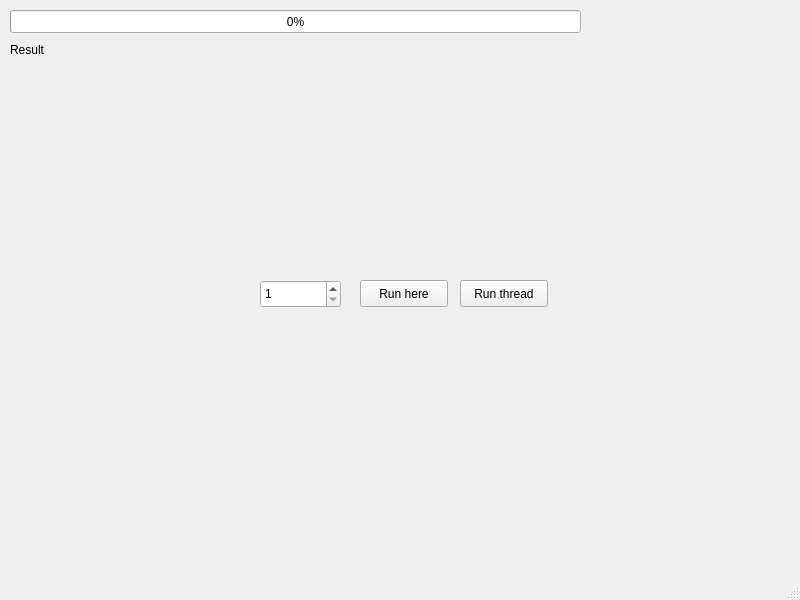
<?xml version="1.0" encoding="UTF-8"?>
<ui version="4.0">
 <class>MainWindow</class>
 <widget class="QMainWindow" name="MainWindow">
  <property name="geometry">
   <rect>
    <x>0</x>
    <y>0</y>
    <width>800</width>
    <height>600</height>
   </rect>
  </property>
  <property name="windowTitle">
   <string>MainWindow</string>
  </property>
  <widget class="QWidget" name="centralwidget">
   <widget class="QLabel" name="lb_result">
    <property name="geometry">
     <rect>
      <x>10</x>
      <y>40</y>
      <width>561</width>
      <height>19</height>
     </rect>
    </property>
    <property name="text">
     <string>Result</string>
    </property>
   </widget>
   <widget class="QSpinBox" name="spinBox">
    <property name="geometry">
     <rect>
      <x>260</x>
      <y>280</y>
      <width>81</width>
      <height>28</height>
     </rect>
    </property>
    <property name="minimum">
     <number>1</number>
    </property>
    <property name="maximum">
     <number>1000000000</number>
    </property>
   </widget>
   <widget class="QPushButton" name="bt_here">
    <property name="geometry">
     <rect>
      <x>360</x>
      <y>280</y>
      <width>88</width>
      <height>27</height>
     </rect>
    </property>
    <property name="text">
     <string>Run here</string>
    </property>
   </widget>
   <widget class="QPushButton" name="bt_thread">
    <property name="geometry">
     <rect>
      <x>460</x>
      <y>280</y>
      <width>88</width>
      <height>27</height>
     </rect>
    </property>
    <property name="text">
     <string>Run thread</string>
    </property>
   </widget>
   <widget class="QProgressBar" name="progressBar">
    <property name="geometry">
     <rect>
      <x>10</x>
      <y>10</y>
      <width>571</width>
      <height>23</height>
     </rect>
    </property>
    <property name="value">
     <number>0</number>
    </property>
   </widget>
  </widget>
  <widget class="QMenuBar" name="menubar">
   <property name="geometry">
    <rect>
     <x>0</x>
     <y>0</y>
     <width>800</width>
     <height>24</height>
    </rect>
   </property>
  </widget>
  <widget class="QStatusBar" name="statusbar"/>
 </widget>
 <resources/>
 <connections/>
</ui>
